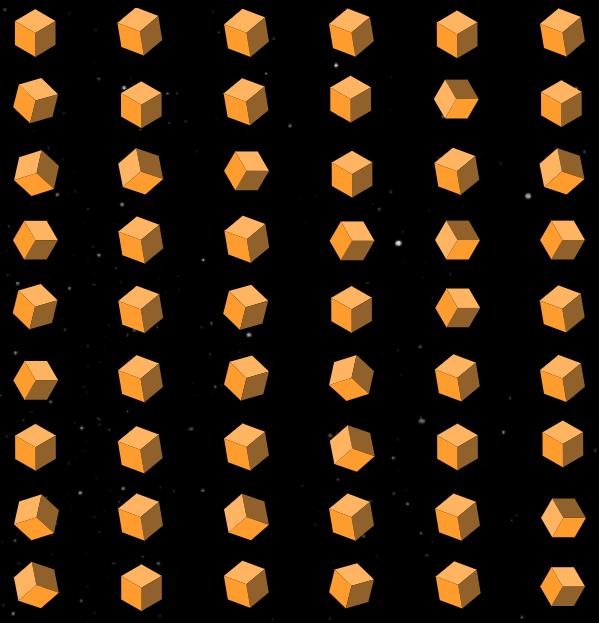
#> input picture Old Nahid/ByBit-mine-sweeper/box.png, 599 x 623 px
$ python minesweeper-solver.py
#> lines starting #> are read from the running program, lines starting #| are printed output that depends on the picture; after the words box and inside, x2 and y2 are one past the last pixel; in counts of white or black regions, pixels touching at a corner belong together
import cv2
import numpy as np
import os

def extract_and_resize_shapes(image_path, output_folder, target_size=(23, 23)):
    # Load the source image with boxes
#> called with image_path = './ByBit-mine-sweeper/box.png', output_folder = './ByBit-mine-sweeper/shapes', target_size = (23, 23)
    image = cv2.imread(image_path)
#> image is the input picture: shape (623, 599, 3); mean B, G, R 12.9, 29.9, 45.1
    gray = cv2.cvtColor(image, cv2.COLOR_BGR2GRAY)
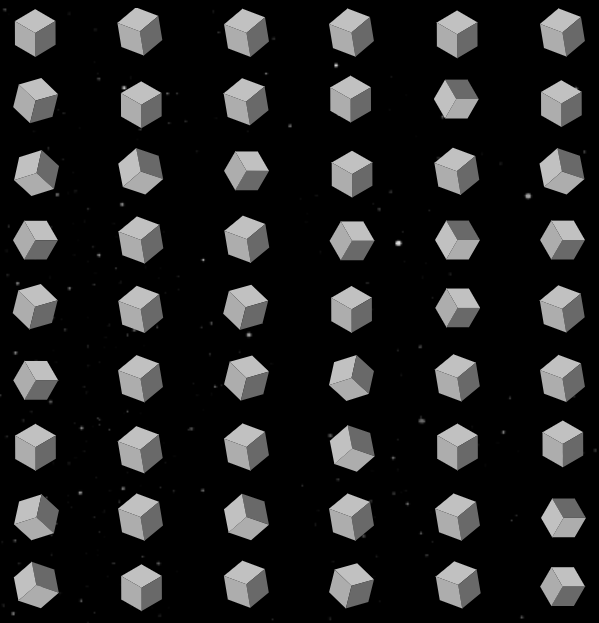
#> gray: shape (623, 599); min 0, max 219, mean 32.5

    # Apply thresholding
    _, thresh = cv2.threshold(gray, 150, 255, cv2.THRESH_BINARY_INV)
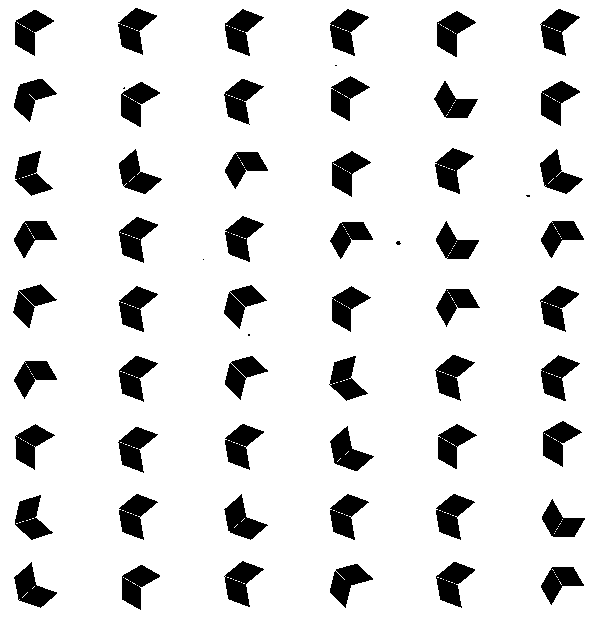
#> thresh: shape (623, 599); 87% white; 60 black regions (6 under 20 px), largest, box (x1, y1, x2, y2) and area: (540, 9, 580, 56) 955, (330, 9, 369, 56) 954, (225, 9, 264, 56) 953

    # Find contours
    contours, _ = cv2.findContours(thresh, cv2.RETR_EXTERNAL, cv2.CHAIN_APPROX_SIMPLE)
#> contours = [[[0, 0], [0, 622], [598, 622], [598, 0]]]

    unique_shapes = []
    unique_contours = []

    # Identify unique shapes
    for cnt in contours:
        # Approximate the contour to reduce points
        epsilon = 0.02 * cv2.arcLength(cnt, True)
        approx = cv2.approxPolyDP(cnt, epsilon, True)

        # Check if this contour is similar to any existing unique contour
        is_unique = True
        for unique in unique_shapes:
            similarity = cv2.matchShapes(approx, unique, cv2.CONTOURS_MATCH_I1, 0.0)
            if similarity < 0.1:  # Adjust threshold as necessary
                is_unique = False
                break

        if is_unique:
            unique_shapes.append(approx)
            unique_contours.append(cnt)
#> this loop made 1 pass
#> (epsilon, approx) on pass 1: (48.8, [[0, 0], [0, 622], [598, 622], [598, 0]])
#> after the loop, unique_contours = [[[0, 0], [0, 622], [598, 622], [598, 0]]]; unique_shapes = [[[0, 0], [0, 622], [598, 622], [598, 0]]]

    # Create the output directory if it doesn't exist
    os.makedirs(output_folder, exist_ok=True)

    # Save each unique shape as a resized PNG image
    for i, cnt in enumerate(unique_contours):
        # Create a mask for the current shape
        mask = np.zeros_like(image)
        cv2.drawContours(mask, [cnt], -1, (255, 255, 255), thickness=cv2.FILLED)

        # Bitwise the original image and mask to isolate the shape
        isolated_shape = cv2.bitwise_and(image, mask)

        # Resize the isolated shape to the target size (23x23)
        resized_shape = cv2.resize(isolated_shape, target_size, interpolation=cv2.INTER_AREA)

        # Convert the image to grayscale and apply a binary threshold to save as PNG
        resized_gray = cv2.cvtColor(resized_shape, cv2.COLOR_BGR2GRAY)
        _, resized_thresh = cv2.threshold(resized_gray, 1, 255, cv2.THRESH_BINARY)

        # Save the unique shape as a PNG file
        output_filename = f"{output_folder}/shape_{i}.png"
        cv2.imwrite(output_filename, resized_thresh)
#> this loop made 1 pass
#> (cnt, output_filename) on pass 1: ([[0, 0], [0, 622], [598, 622], [598, 0]], './ByBit-mine-sweeper/shapes/shape_0.png')
#> pass 1, in extract_and_resize_shapes, `resized_shape = cv2.resize(isolated_shape, target_size, interpolation=..`:
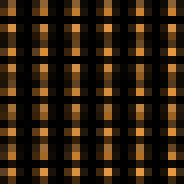
#> resized_shape: shape (23, 23, 3) (shown 8 times larger); mean B, G, R 12.9, 29.8, 45.1
#> pass 1, in extract_and_resize_shapes, `resized_gray = cv2.cvtColor(resized_shape, cv2.COLOR_BGR2GRAY)`:
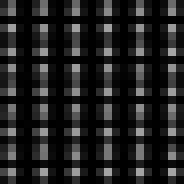
#> resized_gray: shape (23, 23) (shown 8 times larger); min 0, max 165, mean 32.5
#> pass 1, in extract_and_resize_shapes, `_, resized_thresh = cv2.threshold(resized_gray, 1, 255, cv2.THRESH_BIN..`:
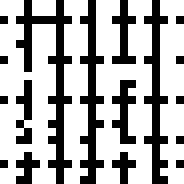
#> resized_thresh: shape (23, 23) (shown 8 times larger); 68.2% white; black in thin lines or dots
#> after the loop: mask: shape (623, 599, 3); every value is 255

# Example usage
extract_and_resize_shapes('./ByBit-mine-sweeper/box.png', './ByBit-mine-sweeper/shapes')
